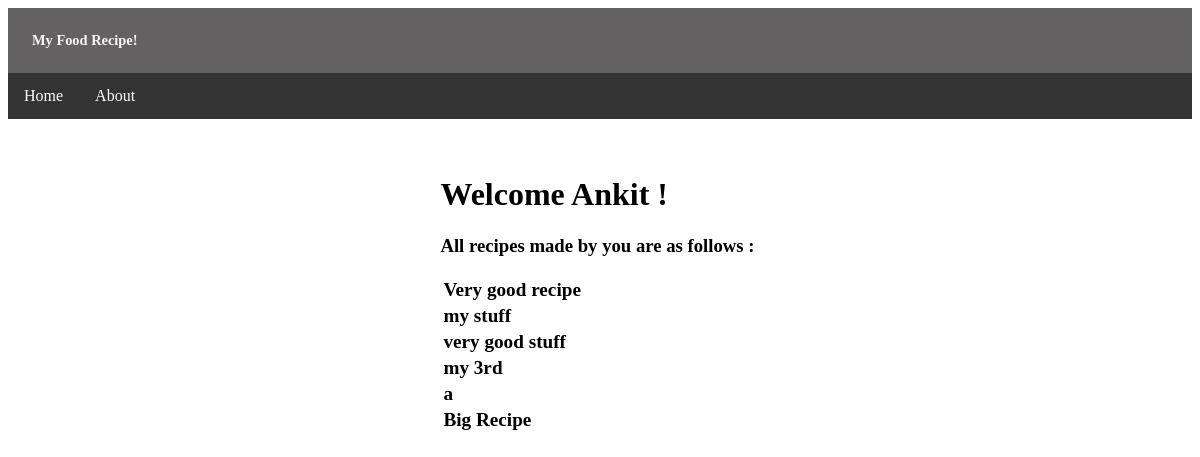
The page /foodstuffs/profile (signed in) on the database as committed earlier.
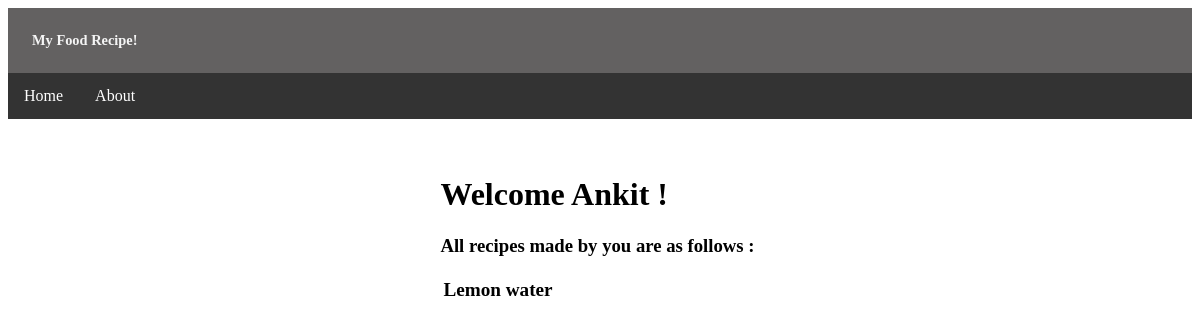
The same page on the database as committed later.
### foodstuffs/models.py (models this page shows, shortened)
class UserRecipe(models.Model):
    user=models.ForeignKey(User, on_delete=models.CASCADE)
    recipe_name=models.CharField(max_length=50,unique=True)
    recipe_description=models.CharField(max_length=500)
    recipe_ingredients=models.CharField(max_length=500)
    recipe_steps=models.CharField(max_length=2000)
    recipe_img=models.ImageField(upload_to='images/')
    recipe_publish=models.DateField()
    recipe_edit=models.DateField()

### foodstuffs/views.py (the view)
# urls.py: path('profile',views.profile,name='profile'),
def profile(request):
    if request.session['is_logged']==False:
        msg="Please login first."
        return render(request,'foodstuffs/landingpage.html',{'msg':msg})
    userq=User.objects.get(pk=request.session['id'])
    q=UserRecipe.objects.filter(user=userq)
    return render(request,'foodstuffs/profile.html',{'userq':userq ,'q':q})

### foodstuffs/templates/foodstuffs/profile.html (shortened to what this page needs)
{% load static %}
<!DOCTYPE html>
<html>
<head>
    <link rel="stylesheet" href="{% static 'css/foodstuffs.css' %}">
</head>
<body>
    <header>My Food Recipe!</header>
    <div class="menu">
        <ul class="ul1">
            <li class="li1"><a class="lia" href="/">Home</a></li>
            <li class="li1"><a class="lia" href="/foodstuffs/about">About</a></li>
        </ul>
    </div>
    <div class="main">
        <h1>Welcome {{userq.user_name}} !</h1>
        <h3>All recipes made by you are as follows :</h3>
        <table>
            {% for some in q %}
            <tr>
                <td><a class="as" href="/foodstuffs/{{some.id}}">{{some.recipe_name}}</a></td>
            </tr>
            {% endfor %}
        </table>
    </div>
</body>
</html>

Rows that differ between the two databases and show on the page:
no longer on this page (row edited): UserRecipe: recipe_name "my stuff"
no longer on this page (row edited): UserRecipe: recipe_name "very good stuff"
removed UserRecipe: recipe_name "my 3rd"
removed UserRecipe: recipe_name "a"
removed UserRecipe: recipe_name "Big Recipe"
changed UserRecipe: recipe_name "Very good recipe" → "Lemon water"
